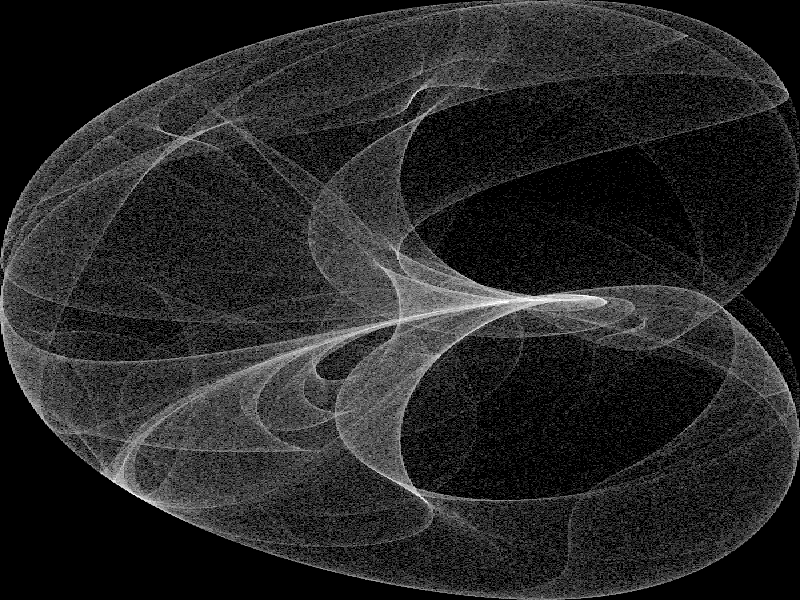
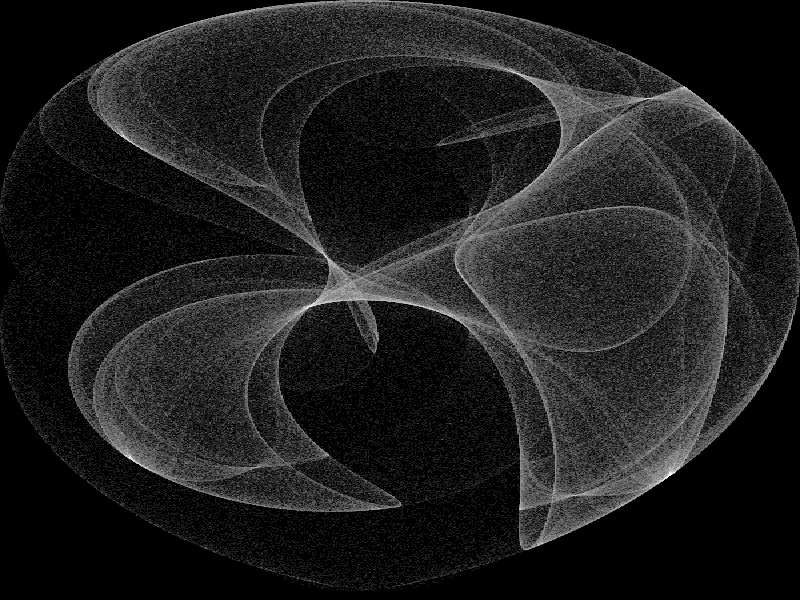

R code for these plots, in order:
####
# some attractors in R - Pete Werner, 2013
####
# post here: http://petewerner.blogspot.com/2013/11/just-for-fun-attractors-in-r.html
# see also:
# http://paulbourke.net/fractals/peterdejong/
# http://paulbourke.net/fractals/clifford/
####

map <- function(x, imin, imax, omin, omax) {
	return( (x - imin) / (imax - imin) * (omax - omin) + omin )
}

dejong <- function(x, y) {
	for (i in 1:npoints) {
		xn <- sin(a * y) - cos(b * x)
		yn <- sin(c * x) - cos(d * y)
		row <- round(map(xn, -2, 2, 1, width))
		col <- round(map(yn, -2, 2, 1, height))
		mat[row,col] <<- mat[row,col] + 1
		x <- xn
		y <- yn
	}
}

clifford <- function(x, y) {
	for (i in 1:npoints) {
		xn <- sin(a * y) + c * cos(a * x)
		yn <- sin(b * x) + d * cos(b * y)
		row <- round(map(xn, -abs(c) - 1, abs(c) + 1, 1, width))
		col <- round(map(yn, -abs(d) - 1, abs(d) + 1, 1, height))
		mat[row,col] <<- mat[row,col] + 1
		x <- xn
		y <- yn
	}
}

cvec <- grey(seq(0, 1, length=10))

#we end up with npoints * n points
npoints <- 8
n <- 100000 
width <- 600
height <- 600

#make some random points
rsamp <- matrix(runif(n * 2, min=-2, max=2), nr=n)

#dejong
a <- 1.4
b <- -2.3
c <- 2.4
d <- -2.1

mat <- matrix(0, nr=height, nc=width)
#these can be slow with a lot of points
system.time(xx <- apply(rsamp, 1, function(x) dejong(x[1], x[2])))
dens <- log(mat + 1)/round(log(max(mat))) 
par(mar=c(0, 0, 0, 0))
image(t(dens), col=cvec, useRaster=T, xaxt='n', yaxt='n')

#clifford
a <- -1.4
b <- 1.6
c <- 1.0
d <- 0.7

mat <- matrix(0, nr=height, nc=width)
system.time(xx <- apply(rsamp, 1, function(x) clifford(x[1], x[2])))
dens <- log(mat + 1)/round(log(max(mat))) 
par(mar=c(0, 0, 0, 0))
image(t(dens), col=cvec, useRaster=T, xaxt='n', yaxt='n')

